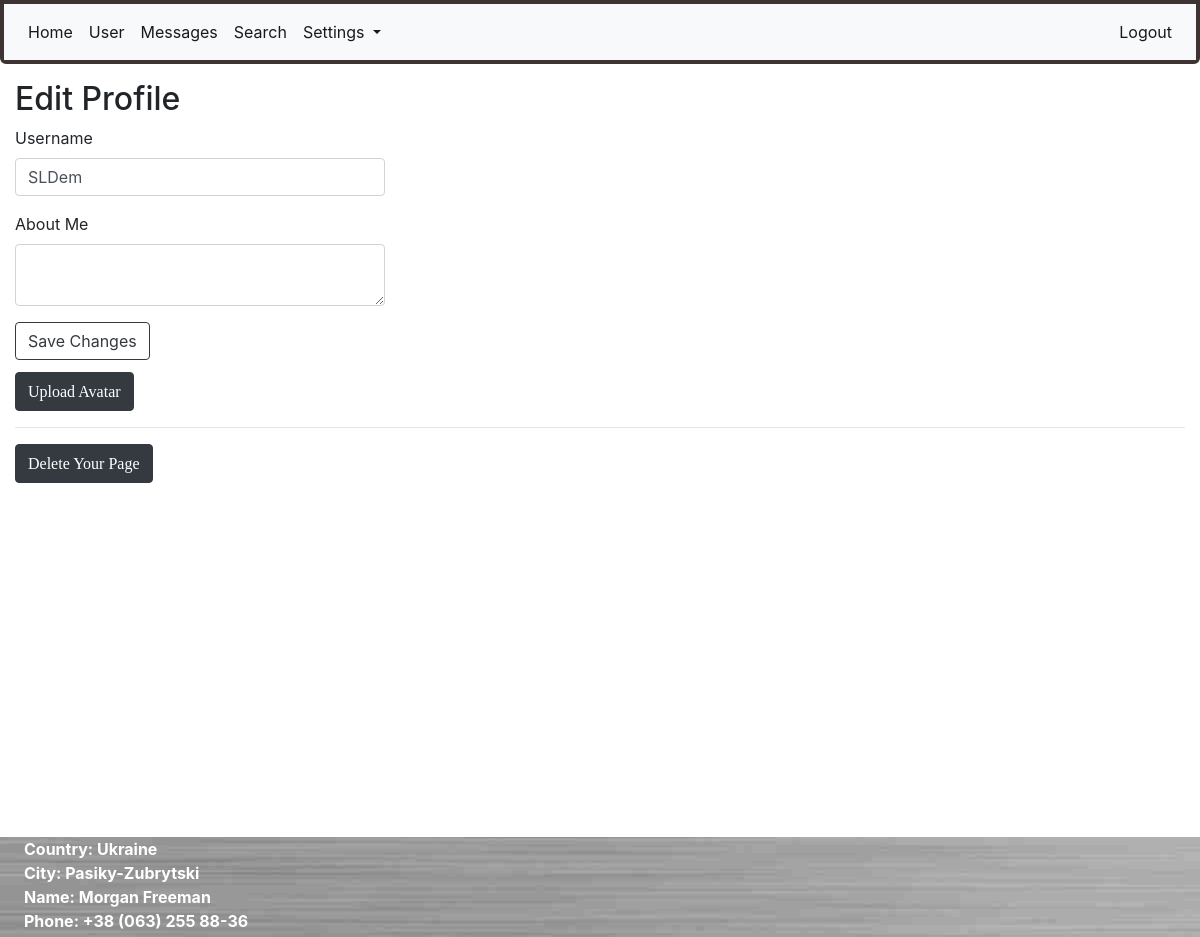
/edit_profile (signed in), run on an earlier commit of the app's database.
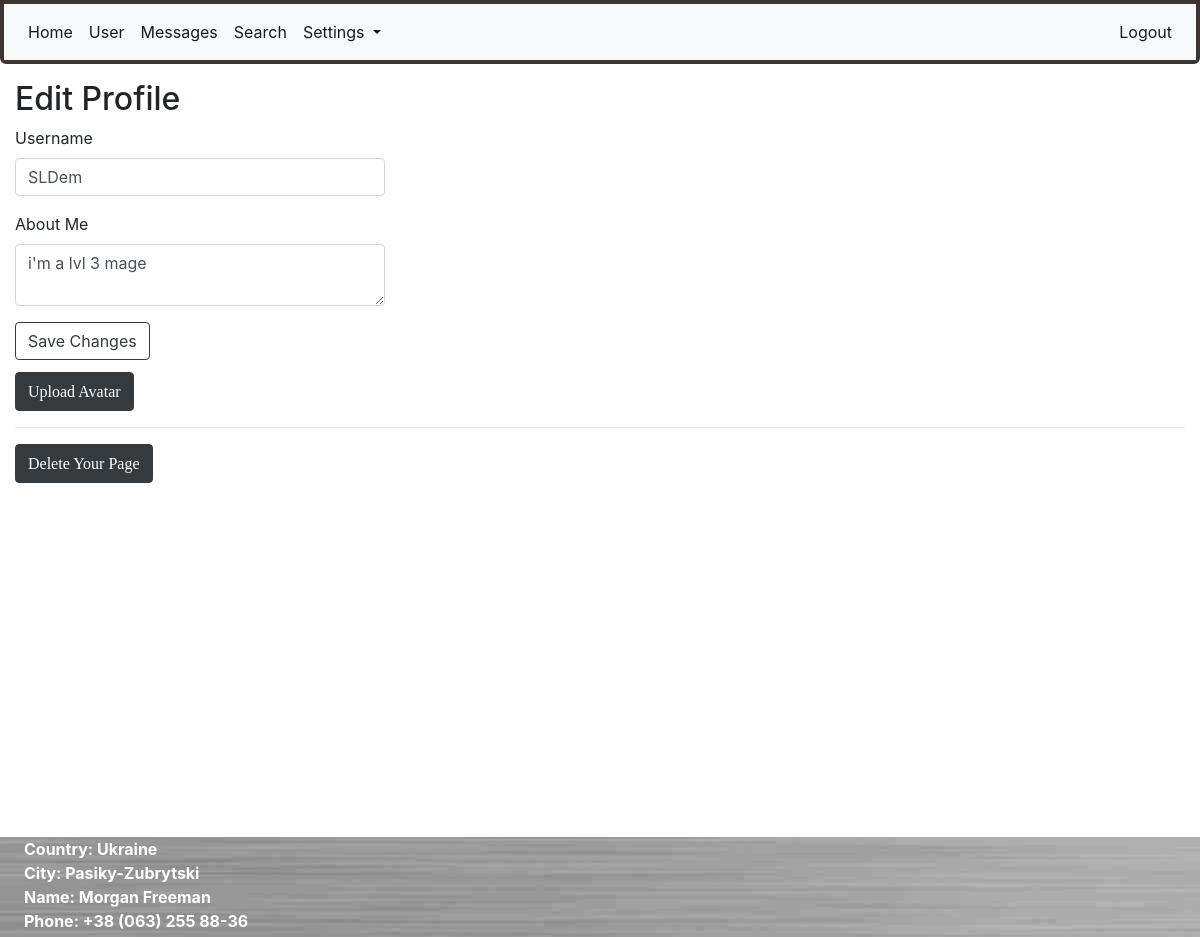
And on a later commit of the database.
### app/models.py (models this page shows, shortened)
class User(UserMixin, db.Model):
    id = db.Column(db.Integer, primary_key=True)
    username = db.Column(db.String(64), index=True, unique=True)
    email = db.Column(db.String(124), index=True, unique=True)
    password_hash = db.Column(db.String(128))
    about_me = db.Column(db.String(1024))
    last_seen = db.Column(db.DateTime, default=datetime.utcnow())
    avatar_set = db.Column(db.Boolean, default=False)
    posts = db.relationship("Post", backref='author', lazy='dynamic')
    comments = db.relationship("Comment", backref='commenter', lazy='dynamic')
    followed = db.relationship(
        'User', secondary=followers,
        primaryjoin=(followers.c.follower_id == id),
        secondaryjoin=(followers.c.followed_id == id),
        backref=db.backref('followers', lazy='dynamic'), lazy='dynamic')
    liked = db.relationship(
        'PostLike',
        foreign_keys='PostLike.user_id',
        backref='user', lazy='dynamic')
    comment_liked = db.relationship(
        'CommentLike',
        foreign_keys='CommentLike.user_id',
        backref='user', lazy='dynamic')
    messages_sent = db.relationship(
        'Message',
        foreign_keys='Message.sender_id',
        backref='author', lazy='dynamic')
    messages_received = db.relationship(
        'Message',
        foreign_keys='Message.recipient_id',
        backref='recipient', lazy='dynamic')

### app/routes.py (the view)
@login_required
@app.route('/edit_profile', methods=['POST', 'GET'])
def edit_profile():
    form = EditProfileForm(current_user.username)
    if form.validate_on_submit():
        current_user.username = form.username.data
        current_user.about_me = form.about_me.data
        db.session.commit()
        flash('Your changes have been saved!')
        return redirect(url_for('edit_profile'))
    elif request.method == 'GET':
        form.username.data = current_user.username
        form.about_me.data = current_user.about_me
    return render_template('edit_profile.html', form=form, title='Edit Profile')

### app/forms.py (shortened to what this page needs)
class EditProfileForm(FlaskForm):
    username = StringField('Username', validators=[DataRequired()])
    about_me = TextAreaField('About Me', validators=[Length(min=0, max=1024)])
    submit = SubmitField('Save Changes')
    def __init__(self, original_username, *args, **kwargs):
        super(EditProfileForm, self).__init__(*args, **kwargs)
        self.original_username = original_username

### app/models.py (called while the page is built)
@login.user_loader
def load_user(id):
    return User.query.get(int(id))

### app/templates/edit_profile.html
{% extends "base.html" %}
{% import "bootstrap/wtf.html" as wtf %}
{% block app_content %}
    <h2>Edit Profile</h2>
    <div class="row">
        <div class="col-md-4">
            {{ wtf.quick_form(form, button_map={'submit':'btn btn-outline-dark'}) }}
        </div>
    </div>
    <div style="margin-top: 1%;">
        <a href="{{ url_for('upload_avatar') }}"><button class="btn btn-dark"><div class="link_button">Upload Avatar</div></button></a>
    <hr>
        <a href="{{ url_for('are_you_sure_user', username=current_user.username) }}"><button class="btn btn-dark"><div class="link_button">Delete Your Page</div></button></a>
    </div>
{% endblock %}

What changed in the data, as far as the page shows it:
changed User "SLDem": about_me (not shown) → "i'm a lvl 3 mage"
